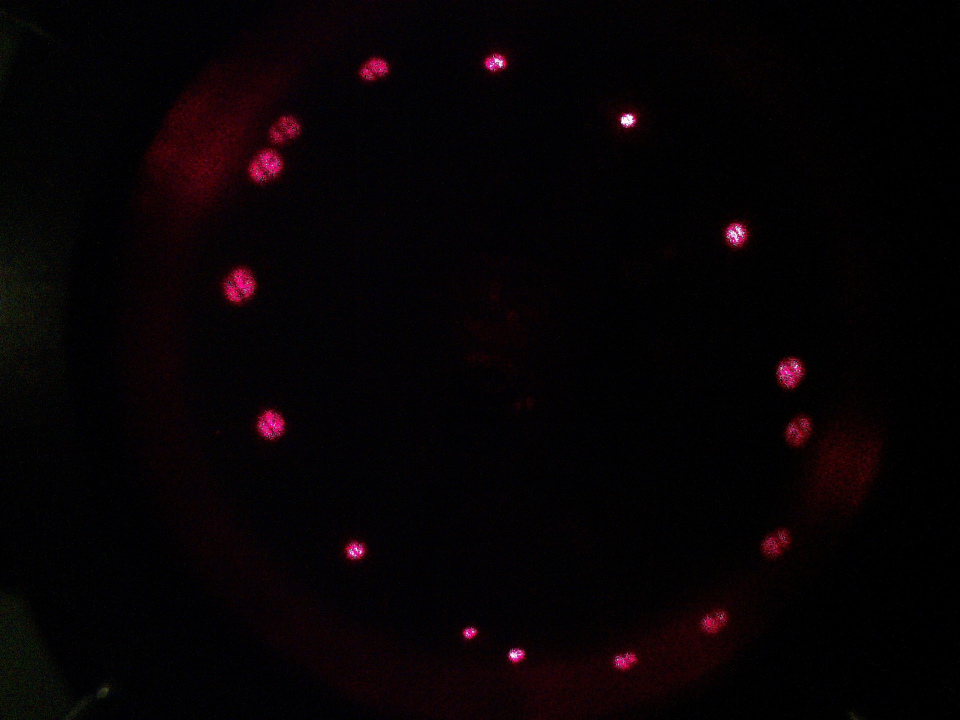
#> input picture camera_view.jpg, 1920 x 1440 px (shown at 1/2 size); its folder holds only this picture in this run
$ python -i preprocess_images.py   (imports and definitions only)
#> lines starting #> are read from the running program, lines starting #| are printed output that depends on the picture
import cv2
import numpy as np
from numpy.typing import ArrayLike
import os
import time


def to_square(img, t_x, t_y, b_x, b_y):
    h, w = img.shape[:2]
    m_x = w // 2 + b_x
    m_y = h // 2 + b_y
    return img[m_y - t_y // 2 : m_y + t_y // 2, m_x - t_x // 2 : m_x + t_x // 2]


# [9 lines left out: function process_for_stopping_criteria, not called in this run]


def process_image_from_webcam(
    img: ArrayLike, target_size: tuple[int] = (512, 512), grayscale = True
) -> ArrayLike:

    # To grayscale
    if grayscale:
        img = cv2.cvtColor(img, cv2.COLOR_BGR2GRAY)

    # Cut off sides to turn into square image
    r = min(*img.shape[:2])
    img = to_square(img, r, r, 0, 0)

    # Shrink image
    img = cv2.resize(img, target_size)

    # Apply circular mask
    img = apply_circular_mask(img)

    # Blur
    img = cv2.GaussianBlur(img, (7, 7), 0)

    return img

def apply_circular_mask(image_array) -> ArrayLike:
    """Applies a circular mask that blackens everything outside a centered circle."""
    h, w = image_array.shape[:2]
    radius = min(w // 2, h // 2)  # Radius is half of the short side
    center = (w // 2, h // 2)

    # Create a black mask with a white circle in the center
    mask = np.zeros((h, w), dtype=np.uint8)
    mask = cv2.circle(mask, center, radius, 255, -1)

    result = np.zeros_like(image_array)
    result[mask == 255] = image_array[mask == 255]

    return result


# [54 lines left out: functions process_single_image, __load_images, data_from_folder, not called in this run]


# [6 lines not run here, left out]

>>> import cv2
>>> picture = cv2.imread('../camera_view.jpg')
#> picture is the input picture: shape (1440, 1920, 3); mean B, G, R 3.8, 2.1, 6.6
>>> result = process_image_from_webcam(picture)
#> in process_image_from_webcam, `img = cv2.cvtColor(img, cv2.COLOR_BGR2GRAY)`:
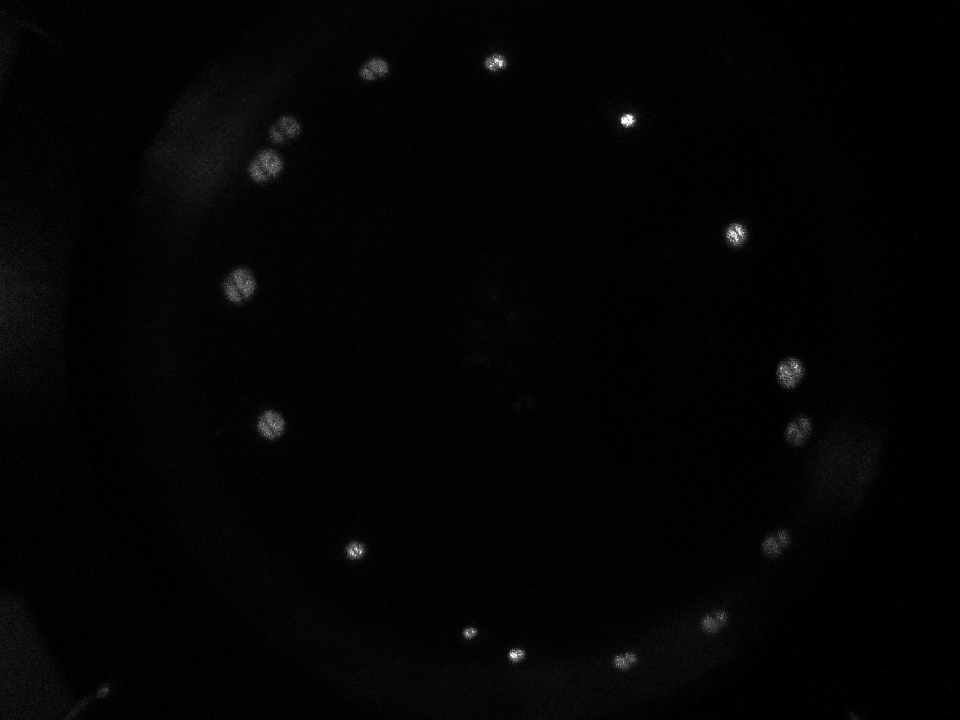
#> img: shape (1440, 1920) (shown at 1/2 size); min 0, max 255, mean 3.6
#> in to_square, `return img[m_y - t_y // 2 : m_y + t_y // 2, m_x - t_x // 2 : m_x + t_x..`:
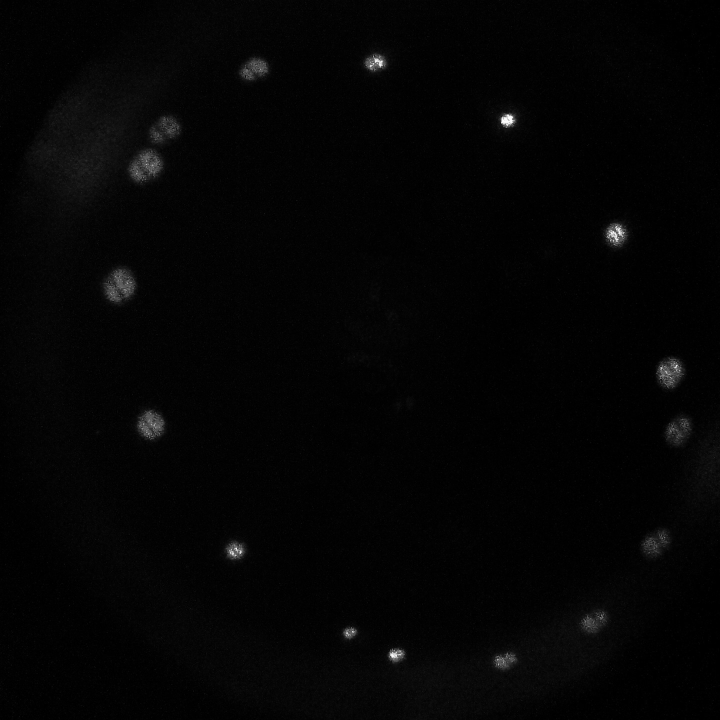
#> returned value: shape (1440, 1440) (shown at 1/2 size); min 0, max 255, mean 4
#> in process_image_from_webcam, `img = cv2.resize(img, target_size)`:
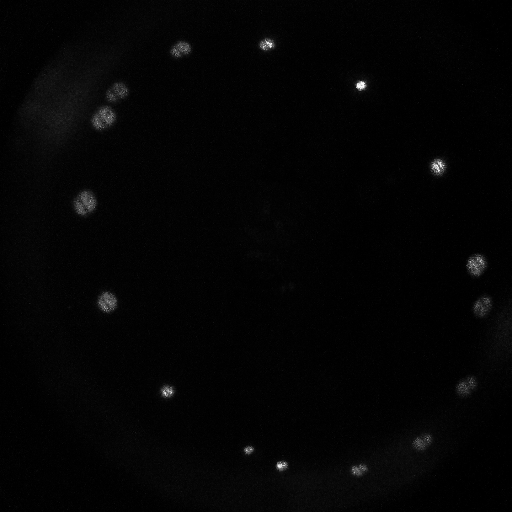
#> img: shape (512, 512); min 0, max 253, mean 3.9

$ run again, on x0.00_y0.00.jpg
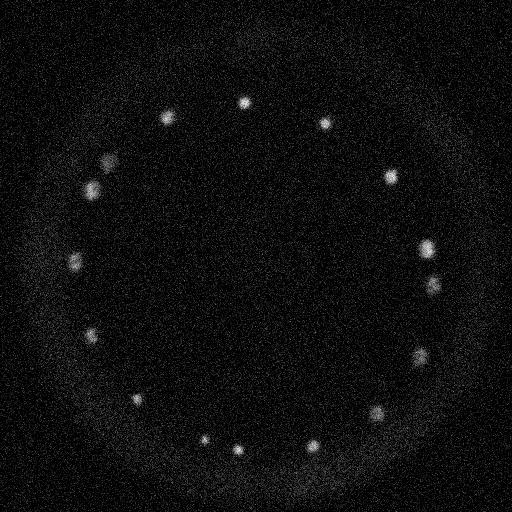
#> input picture x0.00_y0.00.jpg, 512 x 512 px
#> picture is the input picture: shape (512, 512, 3); min 0, max 255, mean 16
#> in process_image_from_webcam, `img = cv2.GaussianBlur(img, (7, 7), 0)`:
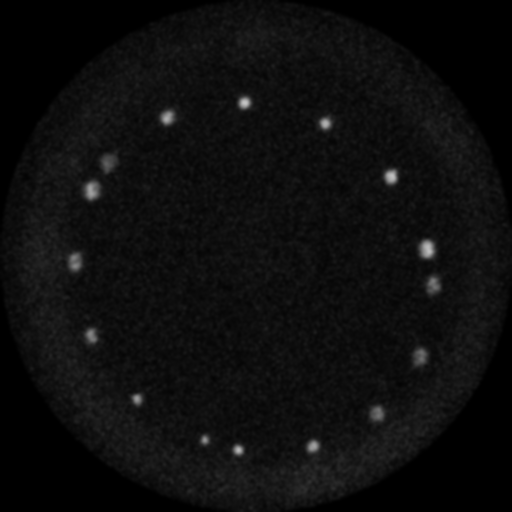
#> img: shape (512, 512); min 0, max 196, mean 13.5
